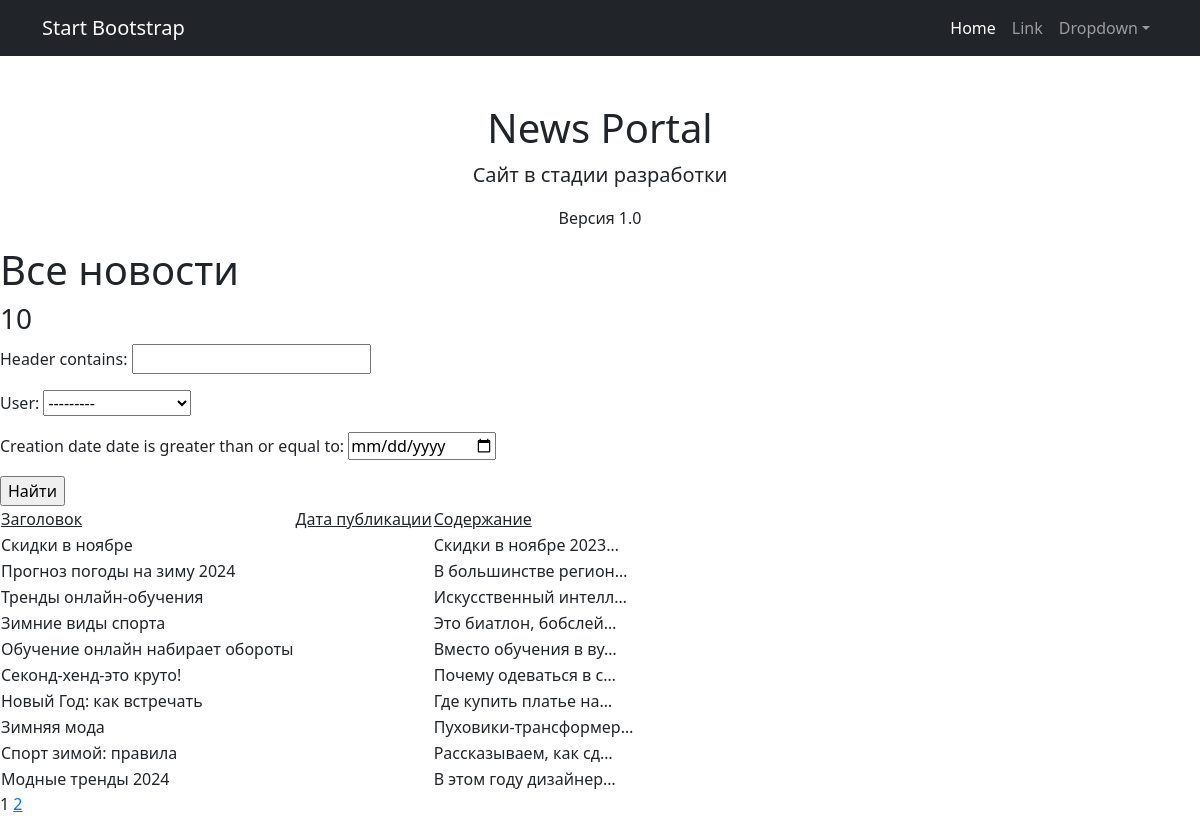
The app's page /news/search/ with its own data.
### news/models.py (models this page shows, shortened)
class Post(models.Model):
    user = models.ForeignKey(Author, on_delete=models.CASCADE, related_name="post")
    A = "article"
    N = "news"
    choices = ((A, "Статья")), (N, "Новость")
    choice_field = models.CharField(max_length=7, choices=choices, default="news")
    creation_date = models.DateTimeField(auto_now_add=True)
    categories = models.ManyToManyField(Category, through="PostCategory")
    header = models.CharField(max_length=255, default="Default value")
    text = models.TextField()
    rating = models.IntegerField(default=0)

### news/views.py (the view)
# urls.py: path('', PostList.as_view()),
class PostList(ListView):
    model=Post
    ordering='-creation_date'
    template_name='posts.html'
    context_object_name ='posts'
    paginate_by = 10
    def get_template_names(self):
        if self.request.path =='/news/':
            self.template_name='posts.html'
        elif self.request.path == '/news/search/':
            self.template_name = 'search.html'
        return self.template_name
    def get_queryset(self):
        queryset = super().get_queryset()
        self.filterset = PostFilter(self.request.GET, queryset)
        return self.filterset.qs
    def get_context_data(self, **kwargs):
        context = super().get_context_data(**kwargs)
        context['filterset'] = self.filterset
        return context

### news/templatetags/custom_filters.py (called while the page is built)
@register.filter()
def censor(value):
    if type(value) != str:
        raise ValueError("Фильтр цензурирования применяется только к переменным строкового типа")
    for word in censor_list:
        value = value.replace(word[1:], '*' * len(word[1:]))
    return value

### templates/search.html (shortened to what this page needs)
{%extends 'default.html'%}
{% load custom_filters %}
{% block content %}
    <h1>Все новости</h1>
    <h3>{{ posts|length}}</h3>
    <form action="" method="get">
       {{ filterset.form.as_p }}
       <input type="submit" value="Найти" />
   </form>
    <table>
        <tr>
            <td><u>Заголовок</u></td>
            <td><u>Дата публикации</u></td>
            <td><u>Содержание</u></td>
        </tr>
        {% for post in posts %}
        <tr>
            <td>{{ post.header|censor  }}</td>
            <td>{{ post.creation_date|date:'d M Y' }}</td>
            <td>{{ post.text|truncatechars:21|censor  }}</td>
        </tr>
        {% endfor %}
    </table>
   {{ page_obj.number }}
   {% if page_obj.has_next %}
       <a href="?page={{ page_obj.next_page_number }}">{{ page_obj.next_page_number }}</a>
   {% endif %}
    {% endblock content %}

### records on screen
Post: header|censor "Скидки в ноябре", text|censor "Скидки в ноябре 2023…"
Post: header|censor "Прогноз погоды на зиму 2024", text|censor "В большинстве регион…"
Post: header|censor "Тренды онлайн-обучения", text|censor "Искусственный интелл…"
Post: header|censor "Зимние виды спорта", text|censor "Это биатлон, бобслей…"
Post: header|censor "Обучение онлайн набирает обороты", text|censor "Вместо обучения в ву…"
Post: header|censor "Секонд-хенд-это круто!", text|censor "Почему одеваться в с…"
Post: header|censor "Новый Год: как встречать", text|censor "Где купить платье на…"
Post: header|censor "Зимняя мода", text|censor "Пуховики-трансформер…"
Post: header|censor "Спорт зимой: правила", text|censor "Рассказываем, как сд…"
Post: header|censor "Модные тренды 2024", text|censor "В этом году дизайнер…"

### other values on screen
{{ posts|length }} "10"
{{ page_obj.number }} "1"
{{ page_obj.next_page_number }} "2"
